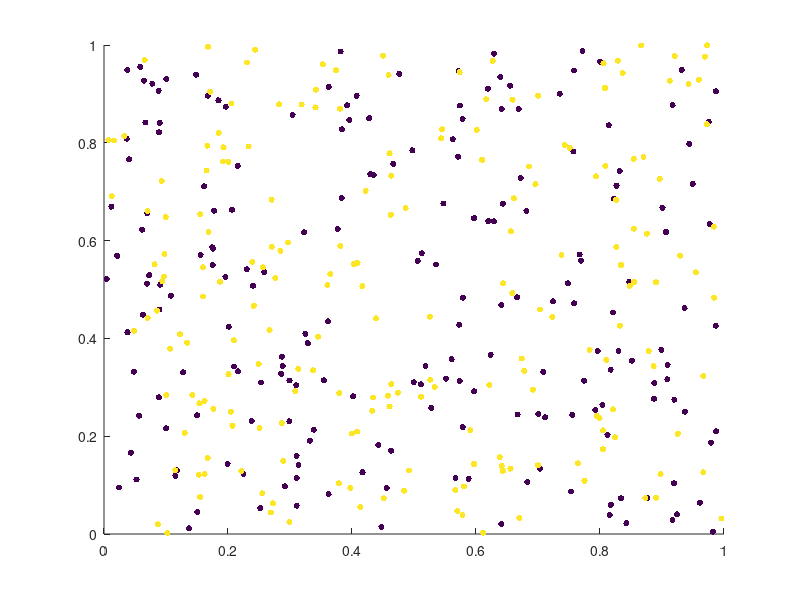

This figure's MATLAB source: (Note: this script raises an error after producing the figure.)
clear all
close all

h = figure;
axis tight manual % this ensures that getframe() returns a consistent size
filename = 'testAnimated2d.gif';


dE=0;
dKE=0;
dUE=0;
dxmom=0;
dymom=0;
iterations=0;

L=1;%Length
me=1;%Mass of electron
mp=1;%mass of proton
e=1;%electron charge
e0=1;%Epsilon Naught
k=1.68637205*10^-10;
DT=.01;%DeltaT
NT=50;%Iterations
NTOUT=25;%Not used???
NG=20;%Number of Grid Points
N=400;%Number of Particles
WP=1;
QM=N*e;
V0=0.2;
VXT=0.0;
VYT=0.0;
XP1=1;
YP1=1;
VX1=0.0;
VY1=0.0;
mode=1;
Q=N*e/L^2%WP^2/(QM*N/L);
rho_back=0%Q*N/L^2;
dx=L/NG;%Delta X
BoundIter=10;
acc=1;



%color
c=[linspace(1,1,N/2) linspace(10,10,N/2)];

% initial loading for the 2 Stream instability
%xp=linspace(0,L-L/N,N)';
%xp=linspace(0,L/2,N)';
xp=L*rand(N,1);
%yp=linspace(0,L-L/N,N)';
%yp=L*rand(N,1)/2;
yp=L*rand(N,1);

Temp=273;
Con=me/k/Temp;
randvtot=(-2*log((1-rand(N,1)))/Con).^.5;
randang=2*pi*rand(N,1);
vxp=0%randvtot.*cos(randang);
vyp=0%randvtot.*sin(randang);
pm=[1:N]';
pm=1-2*mod(pm,2);
vxp=vxp;%+pm.*V0;
vyp=vyp;%+pm.*V0;
% Perturbation
vxp=vxp+VX1*sin(2*pi*xp/L*mode);
vyp=vyp+VY1*sin(2*pi*yp/L*mode);

n=0;
for n=1:N
    if n==1
        massmat=[me];
    elseif n<N/2+1
        massmat=[massmat me];
    else
        massmat=[massmat mp];
    end
end

p=1:N;p=[p p;p p];
v=acc*ones(NG^2,1);
v1=ones(NG^2,1);
Poisson=-4*diag(v1)+diag(v(1:NG^2-1),1)+diag(v(1:NG^2-1),-1)+diag(v(1:NG^2-NG),-NG)+diag(v(1:NG^2-NG),NG);


i=1;

for i=1:(NG-1)
    Poisson=Poisson-full(sparse(NG*i,NG*i+1,acc,NG^2,NG^2))-full(sparse(NG*i+1,NG*i,acc,NG^2,NG^2));
end
InvPoi=inv(Poisson);


% Main computational cycle
for it=1:NT
% update xp
scatter(xp,yp,20,c,'filled') 
axis([0 L 0 L])




%hold off;

%Cone=me/k/Temp;
%Conp=mp/k/Temp;
%xtemp=[0:.04:2];
%ytemp=N*.04*Cone*xtemp.*exp(-Cone*xtemp.^2/2);
%vtot=[(vxp(1:N).^2+vyp(1:N).^2).^.5;4]
%histogram([vtot;.4],100)
%axis([0 2 0 N/5])
%hold on;
%plot(xtemp,ytemp)
    drawnow 
      % Capture the plot as an image 
      frame = getframe(h); 
      im = frame2im(frame); 
      [imind,cm] = rgb2ind(im,256); 
      % Write to the GIF File 
      if it == 1 
          imwrite(imind,cm,filename,'gif', 'Loopcount',inf); 
      else 
          imwrite(imind,cm,filename,'gif','WriteMode','append'); 
      end 
xp=xp+vxp*DT;
yp=yp+vyp*DT;
% apply bc on the particle positions
n=1;
for n=1:BoundIter
out=(xp<0); 
xp(out)=xp(out)+L;
out=(xp>=L);
xp(out)=xp(out)-L;
out=(yp<0); 
yp(out)=yp(out)+L;
out=(yp>=L);
yp(out)=yp(out)-L;
end
% projection p->g
g1=cat(2,ceil(xp/dx-.5),ceil(yp/dx-.5));%put on grid points
g=[g1;g1+1];%put on grid points
%fraz1=1-abs(xp/dx-g1+.5);%weighting
%fraz=[fraz1;1-fraz1]%weighting
fraz1=((1-abs(xp/dx-g1(1:N,1)+.5))'*diag((1-abs(yp/dx-g1(1:N,2)+.5))'))';
fraz2=((abs(xp/dx-g1(1:N,1)+.5))'*diag((1-abs(yp/dx-g1(1:N,2)+.5))'))';
fraz3=((1-abs(xp/dx-g1(1:N,1)+.5))'*diag((abs(yp/dx-g1(1:N,2)+.5))'))';
fraz4=((abs(xp/dx-g1(1:N,1)+.5))'*diag((abs(yp/dx-g1(1:N,2)+.5))'))';
fraz=[fraz1 fraz2;fraz3 fraz4];

% apply bc on the projection
n=1;
for n=1:BoundIter
out=(g<1);
g(out)=g(out)+NG;
out=(g>NG);
g(out)=g(out)-NG;
n=n+1;
end

n=1;
for n=1:N
    if n==1
        weight=full(sparse([g(1,1) g(1,1) g(1+N,1) g(1+N,1)],[g(1,2) g(1+N,2) g(1,2) g(1+N,2)],[fraz(1,1) fraz(1+N,1) fraz(1,2) fraz(1+N,2)] ,NG,NG));%matrix stating weights of each particle on each grid point
    else
        weight=cat(3,weight,full(sparse([g(n,1) g(n,1) g(n+N,1) g(n+N,1)],[g(n,2) g(n+N,2) g(n,2) g(n+N,2)],[fraz(n,1) fraz(n+N,1) fraz(n,2) fraz(n+N,2)] ,NG,NG)));%matrix stating weights of each particle on each grid point
    end
    n=n+1;
end


rho=-((e)*sum(weight(:,:,1:N/2),3))'+((e)*sum(weight(:,:,N/2+1:N),3))'+rho_back;%rho of each grid point
n=1;
for n=1:NG
    if n==1
        rho1=rho(1:NG,1);
    else
        rho1=cat(1,rho1,rho(1:NG,n));
    end
    n=n+1;
end
%test=sum(rho1,'all')

% computing fields
Phi=InvPoi*(-rho1(1:NG^2)*dx^2)/e0;
n=1;
for n=1:NG
    if n==1
        Phi1=Phi(1:NG);
    else
        Phi1=cat(2,Phi1,Phi((n-1)*NG+1:n*NG));
    end
    n=n+1;
end
%Electric Field in x direciton
n=1;
for n=1:NG^2
    if n==1
        Ex=[(Phi(1+NG))/(2*dx)];
    else
        in1=n+NG;
        in2=n-NG;
        if in1>NG^2
             Ex=[Ex;(-Phi(in2))/(2*dx)];
        elseif in2<1
             Ex=[Ex;(Phi(in1))/(2*dx)];
        else
            Ex=[Ex;(Phi(in1)-Phi(in2))/(2*dx)];
        end
    end
    n=n+1;
end
n=1;
for n=1:NG
    if n==1
        Ex1=Ex(1:NG);
    else
        Ex1=cat(2,Ex1,Ex((n-1)*NG+1:n*NG));
    end
    n=n+1;
end


%Electric Field in Y Direction
n=1;
for n=1:NG^2
    if n==1
        Ey=[(Phi(2))/(2*dx)];
    else
        in1=n+1;
        in2=n-1;
        if mod(in1,NG)==1
            Ey=[Ey;(-Phi(in2))/(2*dx)];
        elseif mod(in2,NG)==0
            Ey=[Ey;(Phi(in1))/(2*dx)];
        else
            Ey=[Ey;(Phi(in1)-Phi(in2))/(2*dx)];
        end
    end
    n=n+1;
end
n=1;
for n=1:NG
    if n==1
        Ey1=Ey(1:NG);
    else
        Ey1=cat(2,Ey1,Ey((n-1)*NG+1:n*NG));
    end
    n=n+1;
end

% projection q->p and update of vp
n=1;
for n=1:N/2
    vxp(n)=vxp(n)+sum(weight(:,:,n).*Ex1','all')*e*DT/me;
    n=n+1;
end
for n=N/2+1:N
    vxp(n)=vxp(n)-sum(weight(:,:,n).*Ex1','all')*e*DT/mp;
    n=n+1;
end
for n=1:N/2
    vyp(n)=vyp(n)+sum(weight(:,:,n).*Ey1','all')*e*DT/me;
    n=n+1;
end
for n=N/2+1:N
    vyp(n)=vyp(n)-sum(weight(:,:,n).*Ey1','all')*e*DT/mp;
    n=n+1;
end

%Momentum test
xmom=sum(massmat*vxp,'all')
if xmom==[0]
    dxmom=xmom;
else
dxmom=[dxmom;sum(massmat*vxp,'all')];
end
ymom=sum(massmat*vyp,'all')
if ymom==[0]
    dymom=ymom;
else
dymom=[dymom;sum(massmat*vyp,'all')];
end

%Energy test

totEn=.5*sum(massmat*(vxp.^2+vyp.^2),'all')+.5*e0*sum(Ex1.^2+Ey1.^2,'all');
if dE==[0]
    dE=totEn;
else
dE=[dE;.5*sum(massmat*(vxp.^2+vyp.^2),'all')+.5*e0*sum(Ex1.^2+Ey1.^2,'all')];
end
totUEn=.5*e0*sum(Ex1.^2+Ey1.^2,'all');
if dUE==[0]
    dUE=totUEn;
else
dUE=[dUE;.5*e0*sum(Ex1.^2+Ey1.^2,'all')];
end
totKEn=.5*sum(massmat*(vxp.^2+vyp.^2),'all');
if dKE==[0]
    dKE=totKEn;
else
dKE=[dKE;.5*sum(massmat*(vxp.^2+vyp.^2),'all')];
end
Temp=(sum(massmat*(xp.^2+vyp.^2),'all')/N)/2/k;
LD =(e0*k*Temp*L^2/(N*e^2))^.5;
if LD>dx
    "Error, Mesh not fine enough"
    LD
end
PP=(pi*me*L^2/(N*e^2))^.5;
if .25*PP<DT
    "Error, large time step"
    PP
end

iterations=iterations+1;

%CFL Condition
C=DT/dx;
if C>1
    "May be unstable, C>1"
    C
end
it
end

figure
plot(dE)
hold on
plot(dKE)
plot(dUE)

figure
plot(dxmom)
plot(dymom)